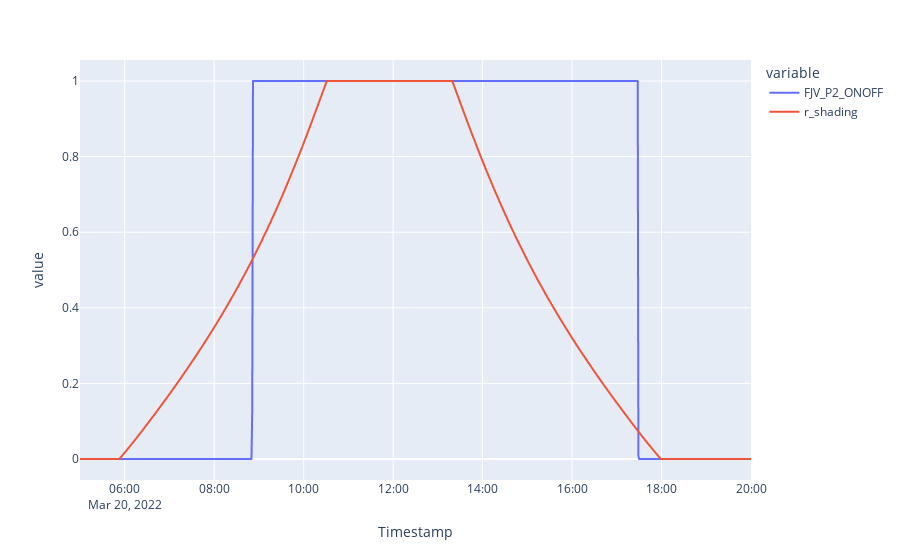

Notebook cell for this chart:
### Markdown cell above
Let us only care about periods when we're delivering to the DH-grid

### Code cell
fig = px.line(df_broad, x=df_broad.index, y=['FJV_P2_ONOFF','r_shading'],
                title="")
fig.show()

# Filter to only include when delivering to DH-grid
df_broad = df_broad[df_broad['FJV_P2_ONOFF']>0]

### Figure 1 — Plotly figure (JSON) as saved in the notebook; plotly's stock layout.template omitted (floating-point values rounded to 4 significant figures; data arrays with more than 128 entries replaced by an {"elided": "..."} marker saying what was removed)
{"data": [{"hovertemplate": "variable=FJV_P2_ONOFF<br>Timestamp=%{x}<br>value=%{y}<extra></extra>", "legendgroup": "FJV_P2_ONOFF", "line": {"color": "#636efa", "dash": "solid"}, "marker": {"symbol": "circle"}, "mode": "lines", "name": "FJV_P2_ONOFF", "showlegend": true, "type": "scattergl", "x": {"elided": "901 str values"}, "xaxis": "x", "y": {"elided": "901 float values"}, "yaxis": "y"}, {"hovertemplate": "variable=r_shading<br>Timestamp=%{x}<br>value=%{y}<extra></extra>", "legendgroup": "r_shading", "line": {"color": "#EF553B", "dash": "solid"}, "marker": {"symbol": "circle"}, "mode": "lines", "name": "r_shading", "showlegend": true, "type": "scattergl", "x": {"elided": "901 str values"}, "xaxis": "x", "y": {"elided": "901 float values"}, "yaxis": "y"}], "layout": {"legend": {"title": {"text": "variable"}, "tracegroupgap": 0}, "margin": {"t": 60}, "xaxis": {"anchor": "y", "domain": [0, 1], "title": {"text": "Timestamp"}}, "yaxis": {"anchor": "x", "domain": [0, 1], "title": {"text": "value"}}}}
